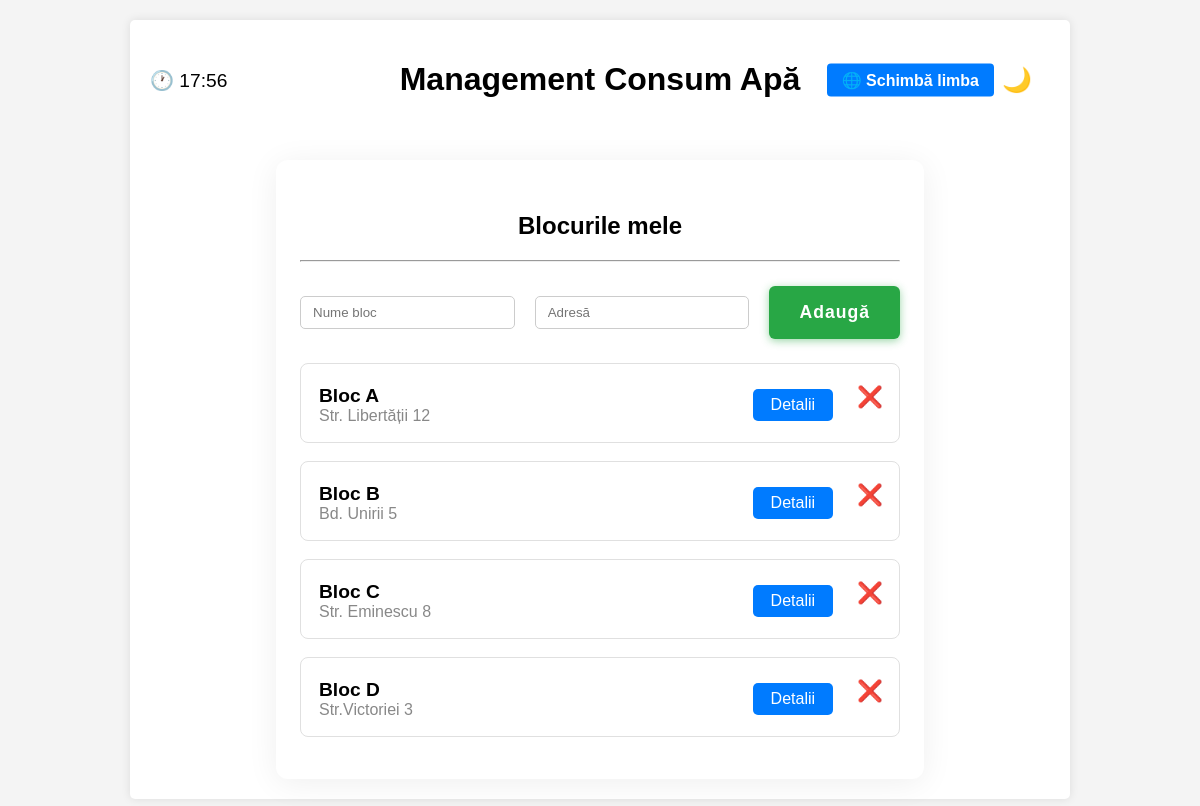
/blocuri (signed in), run on an earlier commit of the app's database.
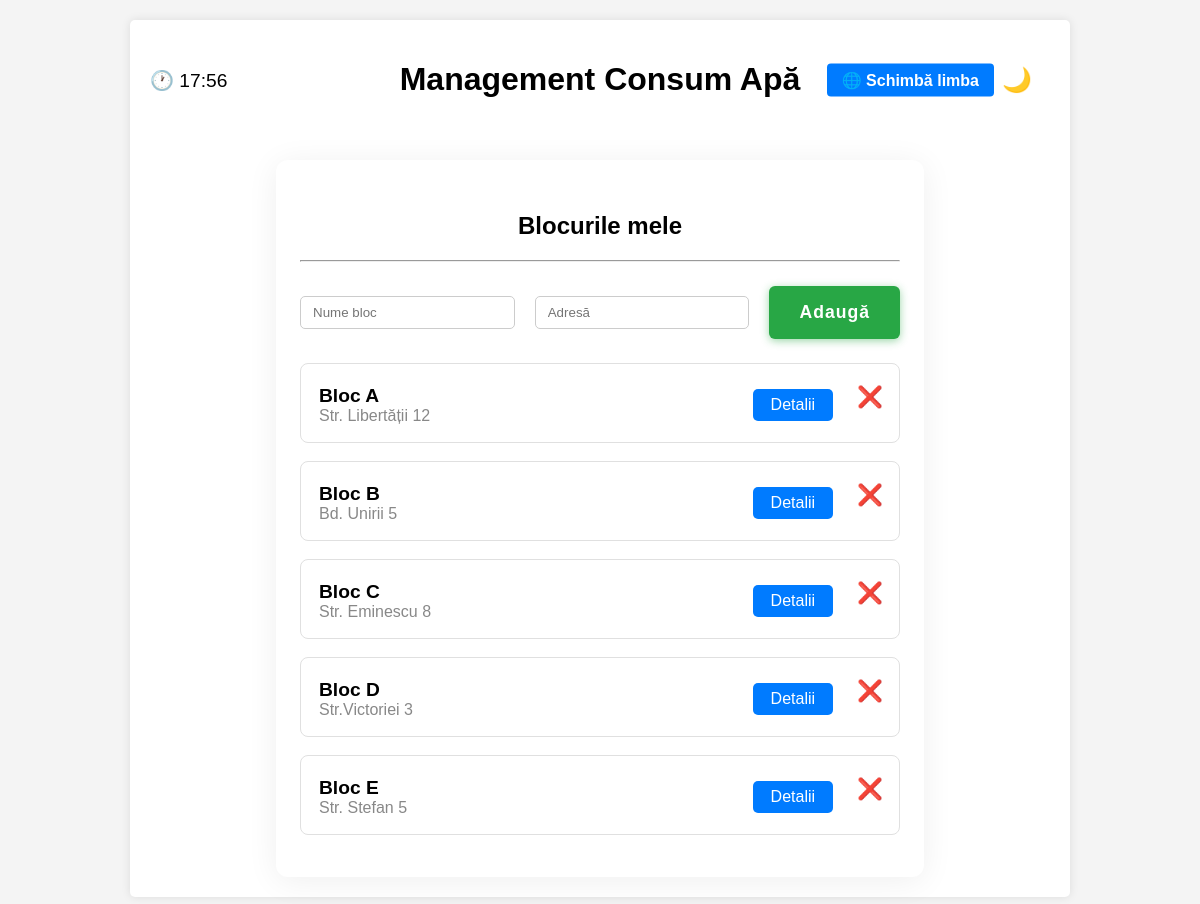
And on a later commit of the database.
### tables this page shows
CREATE TABLE blocks (
            id INTEGER PRIMARY KEY AUTOINCREMENT,
            name TEXT NOT NULL,
            address TEXT NOT NULL
        );

### app.py (the view)
@app.route('/blocuri', methods=['GET', 'POST'])
@login_required
def blocuri():
    return manage_blocks()

### app.py (called while the page is built)
@app.context_processor
def inject_language_context():
    return inject_language()

### functions/auth.py (called while the page is built)
def login_required(f):
    @wraps(f)  # Păstrează metadatele funcției originale
    def decorated_function(*args, **kwargs):
        if 'username' not in session:
            return redirect(url_for('login'))
        return f(*args, **kwargs)
    return decorated_function

### functions/blocks.py (called while the page is built, shortened)
def manage_blocks():
    try:
        blocks = get_blocks()
        return render_template('template2.html', blocks=blocks, language=session.get('language', 'ro'))
    except Exception as e:
        print(f"Eroare la afișare blocuri: {e}")
        return 'A apărut o eroare la afișarea blocurilor.', 500

### functions/database.py (called while the page is built)
def get_blocks():
    conn = sqlite3.connect(DATABASE_PATH)
    cursor = conn.cursor()
    cursor.execute('SELECT id, name, address FROM blocks')
    blocks = [ {'id': row[0], 'name': row[1], 'address': row[2]} for row in cursor.fetchall() ]
    conn.close()
    return blocks

### functions/language.py (called while the page is built)
def inject_language():
    return {'language': session.get('language', 'ro')}

### templates/template2.html (shortened to what this page needs)
{% extends 'layout.html' %}
{% block content %}
<div class="block-list-container" style="max-width:600px;margin:40px auto 0 auto;padding:32px 24px 24px 24px;background:#fff;border-radius:12px;box-shadow:0 4px 32px #0001;">
    <h2 style="text-align:center;">{{ 'Blocurile mele' if language == 'ro' else 'My Buildings' }}</h2>
    <hr style="margin:18px 0 24px 0;">
    <form id="add-block-form" method="POST" style="display:flex;gap:10px;justify-content:center;margin-bottom:24px;">
        <input type="text" name="block_name" placeholder="{{ 'Nume bloc' if language == 'ro' else 'Block name' }}" required style="padding:8px 12px;border:1px solid #ccc;border-radius:5px;">
        <input type="text" name="block_address" placeholder="{{ 'Adresă' if language == 'ro' else 'Address' }}" required style="padding:8px 12px;border:1px solid #ccc;border-radius:5px;">
        <button type="submit" style="background-color:#28a745; color:white; border:none; border-radius:6px; padding:12px 30px; cursor:pointer; font-size:1.1em; font-weight:bold; box-shadow:0 2px 8px #28a74577; letter-spacing:1px;">{{ 'Adaugă' if language == 'ro' else 'Add' }}</button>
    </form>
    <ul id="block-list" style="list-style:none;padding:0;">
    {% for block in blocks %}
        <li class="block-item" style="margin-bottom:18px;padding:18px 18px 14px 18px;border:1px solid #e0e0e0;border-radius:8px;display:flex;align-items:center;justify-content:space-between;">
            <div>
                <span style="font-size:1.2em;font-weight:bold;">{{ block.name }}</span><br>
                <span style="color:#888;">{{ block.address }}</span>
            </div>
            <div style="display:flex;gap:10px;align-items:center;">
                <a href="{{ url_for('block_detail', block_id=block.id) }}" style="padding:7px 18px;background:#007bff;color:#fff;border-radius:5px;text-decoration:none;font-weight:500;font-size:1em;">{{ 'Detalii' if language == 'ro' else 'Details' }}</a>
                <form method="POST" style="display:inline;">
    <button type="submit" class="delete-block-btn" style="display:inline-block; background:none; border:none; color:#d32f2f; font-size:1.3em; font-weight:bold; position:relative; left:8px; top:2px; cursor:pointer; transition:color 0.2s;" title="{{ 'Șterge blocul' if language == 'ro' else 'Delete block' }}">❌</button>
</form>
            </div>
        </li>
    {% endfor %}
    </ul>
</div>
{% endblock %}

### templates/layout.html (shortened to what this page needs)
<!DOCTYPE html>
<html lang="{{ language }}">
<head>
    <link rel="stylesheet" href="{{ url_for('static', filename='style.css') }}">
</head>
<body>
    <div class="container">
        <div class="header-container" style="display:flex;align-items:center;justify-content:center;position:relative;margin-bottom:20px;">
            <div class="clock" id="romania-clock"></div>
            <div class="title-clock" style="flex:1;text-align:center;">
                <h1>{{ 'Management Consum Apă' if language == 'ro' else 'Water Consumption Management' }}</h1>
            </div>
            <button id="theme-toggle" aria-label="Toggle dark/light mode" style="position:absolute;right:12px;top:50%;transform:translateY(-50%);background:none;border:none;outline:none;cursor:pointer;font-size:1.5em;transition:color 0.2s;z-index:10;">
                <span id="theme-toggle-icon">🌙</span>
            </button>
            {% if 'username' in session %}
            <div style="position:absolute;right:56px;top:50%;transform:translateY(-50%);">
                <a href="{{ url_for('change_language', next=request.full_path) }}" title="{{ 'Schimbă limba' if language == 'ro' else 'Change Language' }}" style="padding:8px 15px;text-decoration:none;color:white;background-color:#007bff;border-radius:4px;font-weight:bold;font-size:1em;">
                    🌐 {{ 'Schimbă limba' if language == 'ro' else 'Change Language' }}
                </a>
            </div>
            {% endif %}
        </div>
        <div>
            {% block content %}{% endblock %}
        </div>
    </div>
</body>
</html>

### static/style.css (style rules this page uses)
body { font-family: Arial, sans-serif; background-color: #f4f4f4; margin: 0; padding: 20px; }
h1 { text-align: center; }
.container { max-width: 900px; margin: auto; background: white; padding: 20px; border-radius: 5px; box-shadow: 0 0 10px rgba(0, 0, 0, 0.1); }
h2 { text-align: center; }
input[type="text"], input[type="password"] { width: 100%; padding: 10px; margin: 10px 0; border: 1px solid #ccc; border-radius: 4px; }
form { display: flex; justify-content: center; margin-bottom: 20px; }
input[type="text"] { padding: 10px; border: 1px solid #ccc; border-radius: 4px; margin-right: 10px; }

### templates/layout.html (style rules this page uses)
.header-container { display: flex; align-items: center; justify-content: center; position: relative; margin-bottom: 20px; }
.clock { font-size: 1.2em; position: absolute; left: 0; top: 50%; transform: translateY(-50%); }
.title-clock { text-align: center; }
body, html { transition: background 0.3s, color 0.3s; }

What changed in the data, as far as the page shows it:
added blocks: name "Bloc E", address "Str. Stefan 5", value "Detalii"
